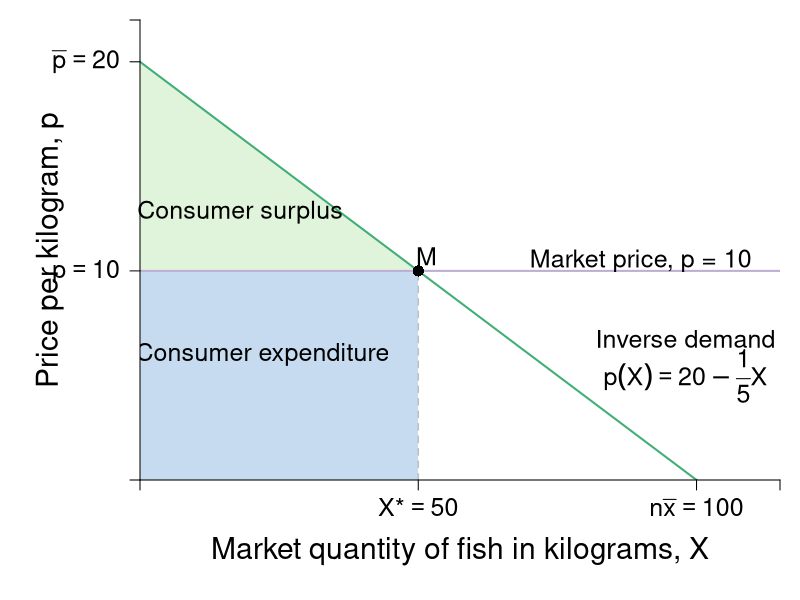

Reproduce this figure in R.
require(shape)
pdf(file = "firmmarketsupply/consumersurplus_market.pdf", width = 9, height = 7)

#Set parameters for graphics
pointsize <- 1.8
axislabelsize <- 1.8
labelsize <- 1.5
namesize <- 1.8
annotatesize <- 1.5
graphlinewidth <- 2
segmentlinewidth <- 1.5


COL <- c("#7fc97f", "#beaed4", "#fdc086", "#ffff99", "#386cb0", "#f0027f", "#bf5b17", "#666666")
COLA <- c("#e0f3db", "#99d8c9","#66c2a4","#41ae76", "#238b45", "#005824")
COLB <- c("#c6dbef", "#4eb3d3", "#2b8cbe", "#0868ac","#084081")

par(mar =  c(6, 7, 1, 1))

MarketD <- function(x, rmax = 20, xmax = 10, n = 10) {
  rmax - (rmax/(n*xmax))*x
}

mrsA <- function(x, rmax = 20, xmax = 10) {
  rmax - (rmax/xmax)*x
}

# uA <- function(x, y, rmax, rmax = 20, xmax = 10) {
#   y + rmax*x - (1/2)(rmax/xmax)*x^2
# }

xlims <- c(0, 115)
ylims <- c(0, 22)

npts <- 501 
x <- seq(xlims[1], xlims[2], length.out = npts)
y <- seq(ylims[1], ylims[2], length.out = npts) 
a <- c(46.08, 55, 64)
b <- c(46.08, 55, 64)

plot(0, 0, xlim = xlims, ylim = ylims, type = "n",
     xlab = expression(paste("")),
     ylab = expression(paste("")), 
     xaxt = "n", 
     yaxt = "n", 
     cex.lab = axislabelsize, 
     bty = "n",
     xaxs="i", 
     yaxs="i")

# ticksy <- seq(from = 0, to = ylims[2], by = 2)
# ylabels <- seq(from = 0, to = ylims[2], by = 2)
# ticksx <- seq(from = 0, to = xlims[2], by = 2)
# xlabels <- seq(from = 0, to = xlims[2], by = 2)
ticksy <- c(0, 10, 20, ylims[2])
ylabels <- c(NA, expression(paste(p == 10)), expression(paste(bar(p) == 20)), NA)
ticksx <- c(0, 50, 100, xlims[2])
xlabels <- c(NA, expression(paste(X,"*") == 50), expression(paste(n*bar(x)==100)), NA)


npts <- 500 
xx1 <- seq(xlims[1], xlims[2], length.out = npts)

xpoly <- c(0, 50, 0)
ypoly <- c(10, 10, 20)
polygon(x = xpoly, y = ypoly, col = COLA[1], density=NULL, border = NA)

xpoly3 <- c(0, 50, 50, 0, 0)
ypoly3 <- c(0, 0, 10, 10, 0)
polygon(x = xpoly3, y = ypoly3, col = COLB[1], density=NULL, border = NA)


#Lines for mrs graph
lines(xx1, MarketD(xx1, rmax = 20, xmax = 10, n = 10), col = COLA[4], lwd = graphlinewidth)
#lines(xx1, mrsA(xx1, rmax = 20, xmax = 10), col = COLA[4], lwd = graphlinewidth)

segments(0, 10, xlims[2], 10, lty = 1, col = COL[2] , lwd = graphlinewidth)
segments(50, 0, 50, 10, lty = 2, col = "gray" , lwd = segmentlinewidth)

#Label axes
mtext(expression(paste("Market quantity of fish in kilograms, ", X)), side=1, line = 3.5, cex = axislabelsize)
text(-16.2, 0.5*ylims[2], expression(paste("Price per kilogram, ", p)), xpd = TRUE, cex = axislabelsize, srt = 90) 

points(50, 10, pch = 16, col = "black", cex = 1.5)
text(50 + 1.5, 10 + 0.7, expression(M), cex = labelsize)

#segments(4.11765, 6.17647, 5.88, 8.88, lty = 1, col = COL[2] , lwd = graphlinewidth)
text(90, 10.5, expression("Market price, p = 10"), cex = labelsize, xpd = TRUE)
#text(7.3, 2.5, expression("Curve"))
#Arrows(7.3, 3.5, 7.3, 6.1, col = "black", lty = 1, lwd = 2, arr.type = "triangle", arr.lwd = 0.5)

#Label mrs function
#text(98, 7.5, expression(paste("Demand: ", X(p) == 100 - 5*p)), cex = labelsize,xpd = TRUE)
text(98, 6.75, expression(paste("Inverse demand")), cex = labelsize)
text(98, 5, expression(paste(p(X) == 20 - frac(1,5)*X)), cex = labelsize,xpd = TRUE)
#Arrows(10, 7.5, 10, 5, col = "black", lty = 1, lwd = 2, arr.type = "triangle", arr.lwd = 0.5)

#Label highest willingness to pay
text(18.0, 12.8, expression("Consumer surplus"), cex = labelsize, xpd = TRUE)
#text(15, 11.5, expression(paste(CS==frac(1, 2)*bgroup("(",20 - 10,")")*50, phantom()== 250)))
#Arrows(25, 15, 25, 12, col = "black", lty = 1, lwd = 2, arr.type = "triangle", arr.lwd = 0.5)

#Label consumer expenditure
text(22, 6, expression("Consumer expenditure"), cex = labelsize)

axis(1, at = ticksx, pos = 0, labels = xlabels, cex.axis = labelsize)
axis(2, at = ticksy, pos = 0, labels = ylabels, las = 1, cex.axis = labelsize)

dev.off()
